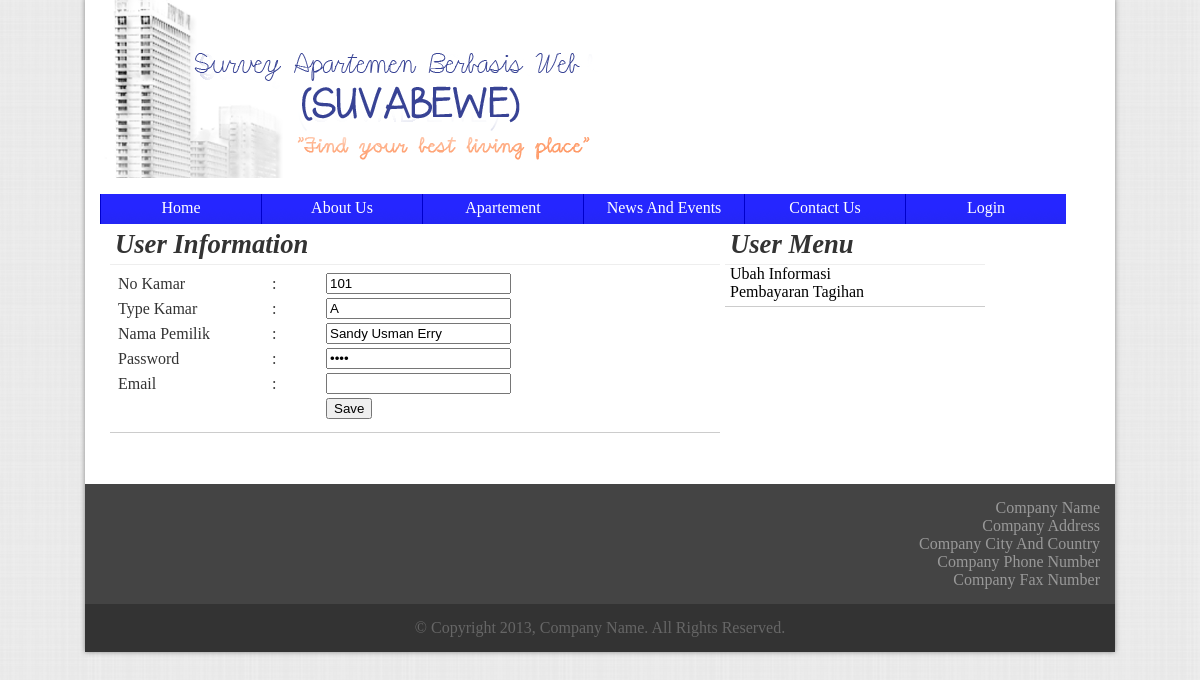
Screenshot of /file/ubahinfo.php?id=101 with the database file from the repository.
### tables this page shows
CREATE TABLE IF NOT EXISTS `apartemen` (
  `no_kamar` int(5) NOT NULL,
  `type_kamar` varchar(1) NOT NULL,
  `spec_kamar` text NOT NULL,
  `password` text NOT NULL,
  `nama_pemilik` text NOT NULL,
  `email` text NOT NULL,
  `available` tinyint(1) NOT NULL DEFAULT '1',
  `harga` int(20) NOT NULL,
  `booked` tinyint(1) NOT NULL DEFAULT '0',
  `booked_fee` int(20) NOT NULL,
  `booked_date` date NOT NULL,
  `tagihan_listrik` int(20) NOT NULL,
  `tagihan_air` int(20) NOT NULL,
  `gambar_tidur1` text NOT NULL,
  `gambar_tidur2` text NOT NULL,
  `gambar_tidur3` text NOT NULL,
  `gambar_makan` text NOT NULL,
  `gambar_dapur` text NOT NULL,
  `gambar_mandi` text NOT NULL,
  `gambar_tamu` text NOT NULL,
  `gambar_balkon` text NOT NULL,
  PRIMARY KEY (`no_kamar`)
);

### file/ubahinfo.php (the view, shortened to what this page needs)
<html>
	<head>
		<link rel="stylesheet" href="../css/templates.css" type="text/css" />
		<?php
			$pilihtabel = mysql_query("SELECT * FROM apartemen WHERE no_kamar = " . $_GET['id'] );
			while($row=mysql_fetch_array ($pilihtabel))
			{
				$data['id'] = $row['no_kamar'];
				$data['tipe'] = $row['type_kamar'];
				$data['nama'] = $row['nama_pemilik'];
				$data['pass'] = $row['password'];
				$data['email'] = $row['email'];
				$data['listrik'] = $row['tagihan_listrik'];
				$data['air'] = $row['tagihan_air'];
			}
		?>
	</head>
	<body>
		<div class="wrapper" id="wrapper">
			<?php include_once ('header.php');?>
			<div class="container confmargin" style="height:370px">
				<div class="section userinfo">
					<div class="sectionheader bottomline">
						<b>User Information</b>
					</div>
					<div class="sectioncontent usermainsec">
						<table>
							<form>
							<tr>
								<td width="150px">No Kamar</td>
								<td width="50px">:</td>
								<td><input type="text" value="<?php echo $data['id'];?>" readonly name="id"></td>
							</tr>
							<tr>
								<td width="150px">Type Kamar</td>
								<td width="50px">:</td>
								<td><input type="text" value="<?php echo $data['tipe'];?>" readonly name="tipe"></td>
							</tr>
							<tr>
								<td width="150px">Nama Pemilik</td>
								<td width="50px">:</td>
								<td><input type="text" value="<?php echo $data['nama'];?>" readonly name="nama"></td>
							</tr>
							<tr>
								<td width="150px">Password</td>
								<td width="50px">:</td>
								<td><input type="password" value="<?php echo $data['pass'];?>" name="password"></td>
							</tr>
							<tr>
								<td width="150px">Email</td>
								<td width="50px">:</td>
								<td><input type="text" value="<?php echo $data['email'];?>" name="email"></td>
							</tr>
							<tr>
								<td></td><td></td>
								<td><input type="submit" value="Save" name="ubah" />
							</tr>
							</form>
						</table>
					</div>
				</div>
				<?php require_once "usersidemenu.php";?>
			</div>
		</div>
	</body>
</html>

### css/templates.css (style rules this page uses)
body { background-image:url("../img/bg-body.png"); background-repeat:repeat; color:#333333; font-family:"Cambria"; font-size:16px; }
.wrapper { width:1000px; margin:-10px auto 0px auto; padding:0px 15px 0px 15px; background-color:#FFFFFF; box-shadow: 0px 0px 5px #888888; }
.footer { width:1020; margin:0px -15px 0px -15px; padding:5px; }
.subfooter1 { width:1000; margin-left:-5px; padding:15px; background-color:#444444; color:#999999; text-align:right; }
.subfooter2 { width:1000; margin:0px 0px -5px -5px; padding:15px; background-color:#333333; color:#666666; text-align:center; }
.container { width:980px; padding:10px; }
.section { border-bottom:solid thin #CCCCCC; float:left; padding:5px; }
.sectionheader { width:100%; padding:5px; height:30px; font-family:"Bodoni MT"; font-size:20pt; font-style:italic; margin-left:-5px; margin-top:-5px; }
.sectioncontent { width:100%; padding:5px; margin-left:-5px; color:#666666; }
.bottomline { border-bottom:solid thin #EEEEEE; }
.confmargin { margin-top:-135px; }
.userinfo { width:600px; }

### rows the page displays
apartemen: id "101", tipe "A", nama "Sandy Usman Erry"
